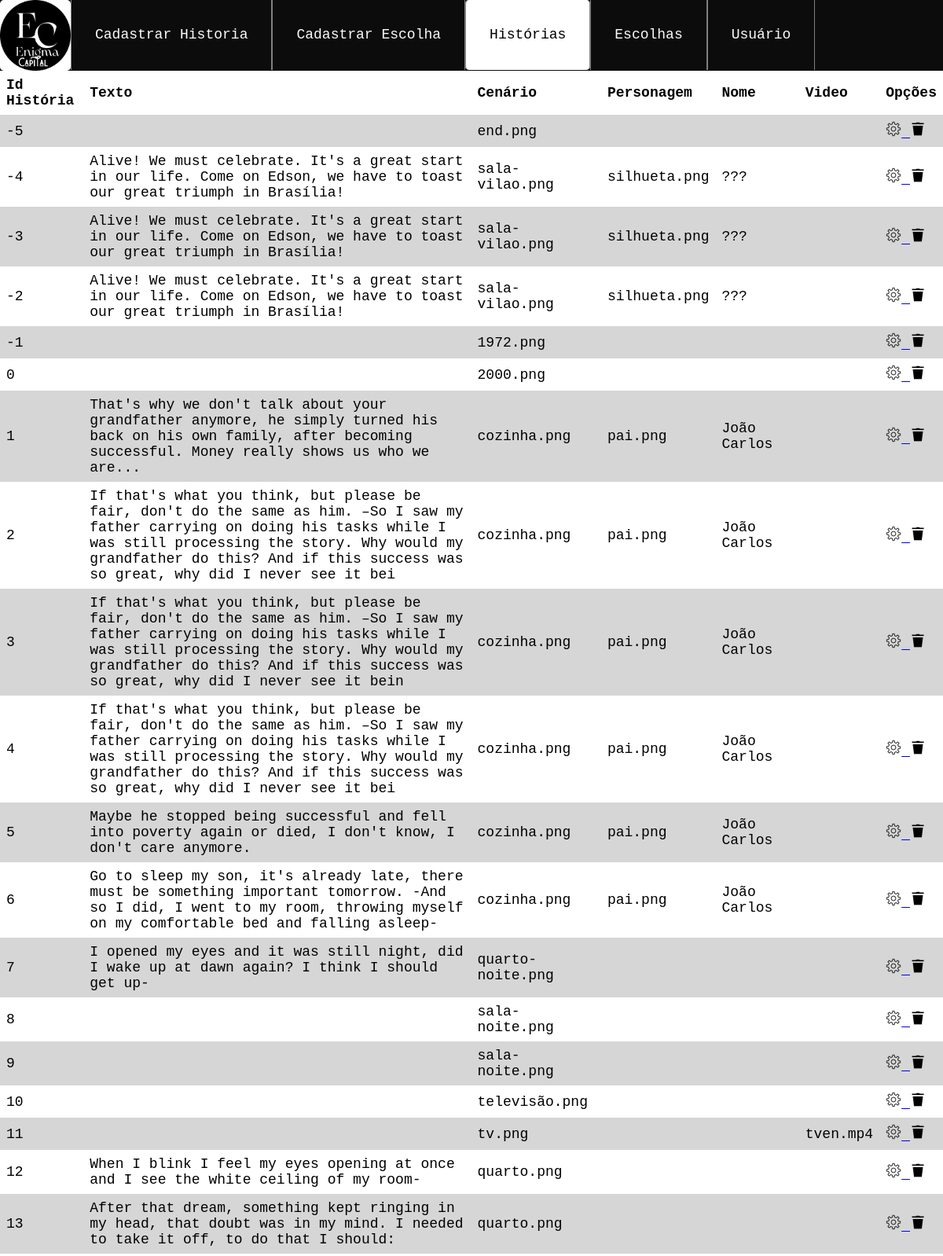
Page /crud/listarHen.php (upper part) on the committed database.
### tables this page shows
CREATE TABLE IF NOT EXISTS `historiaen` (
  `id_historia` int NOT NULL,
  `texto` varchar(255) DEFAULT NULL,
  `cenario` varchar(255) NOT NULL,
  `personagem` varchar(255) NOT NULL,
  `musica` varchar(255) NOT NULL,
  `nome` varchar(255) NOT NULL,
  `video` varchar(255) NOT NULL,
  `animacao` int NOT NULL,
  PRIMARY KEY (`id_historia`)
);

### crud/listarHen.php (the view, shortened to what this page needs)
<!DOCTYPE html>
<html lang="pt-br">
<head>
  <link rel="stylesheet" href="../css/navbar.css">
  <link rel="stylesheet" href="../css/form.css">
  <link rel="stylesheet" href="../css/listar.css">
</head>
<body>
  <?php require_once "navbar.php";
  include("../conecta.php");
  $sql = "SELECT * FROM historiaen";
  $resultado = mysqli_query($conexao, $sql);
  $lang = 2;
  echo ' <div class="table">
  <table>
    <tr>
    <strong>
      <th scope="col">Id História</th>
      <th scope="col">Texto</th>
      <th scope="col">Cenário</th>
      <th scope="col">Personagem</th>
      <th scope="col">Nome</th>
      <th scope="col">Video</th>
      <th scope="col">Opções</th>
    </strong>
    </tr>';
  while ($dados = mysqli_fetch_assoc($resultado)) {
    echo "<td> " . $dados['id_historia'] . " </td>";
    echo "<td> " . $dados['texto'] . "</td>";
    echo "<td>" . $dados['cenario'] . "</td>";
    echo "<td>" . $dados['personagem'] . "</td>";
    echo "<td>" . $dados['nome'] . "</td>";
    echo "<td>" . $dados['video'] . "</td>";
    echo "<td><a href='../crud/editarH.php?id_historia=" . $dados['id_historia'] . "&lang=" . $lang . "'>" . "<img src='../img/settings.png' widht='20' height='20'" . "</a>";
    echo " <a href='../crud/excluirHistoria.php?id_historia=" . $dados['id_historia'] . "'>" . "<img src='../img/lixeira.png' widht='20' height='20'" . "</a></td>";
  }
  echo '</table>
</div>';
  ?>
</body>
</html>

### css/navbar.css (style rules this page uses)
* { margin: 0; padding: 0; box-sizing: border-box; font-family: Mono, monospace; }

### css/form.css (style rules this page uses)
* { font-size: large; }

### css/listar.css (style rules this page uses)
table { font-family: arial, sans-serif; border-collapse: collapse; width: 100%; }
td, th { text-align: left; padding: 8px; }

### rows in the picture
historiaen: id_historia "-5", cenario "end.png"
historiaen: id_historia "-4", texto "Alive! We must celebrate. It's a great start in our life. Come on Edson, we have to toast our great triumph in Brasília!", cenario "sala-vilao.png", personagem "silhueta.png", nome "???"
historiaen: id_historia "-3", texto "Alive! We must celebrate. It's a great start in our life. Come on Edson, we have to toast our great triumph in Brasília!", cenario "sala-vilao.png", personagem "silhueta.png", nome "???"
historiaen: id_historia "-2", texto "Alive! We must celebrate. It's a great start in our life. Come on Edson, we have to toast our great triumph in Brasília!", cenario "sala-vilao.png", personagem "silhueta.png", nome "???"
historiaen: id_historia "-1", cenario "1972.png"
historiaen: id_historia "0", cenario "2000.png"
historiaen: id_historia "1", texto "That's why we don't talk about your grandfather anymore, he simply turned his back on his own family, after becoming successful. Money really shows us who we are...", cenario "cozinha.png", personagem "pai.png", nome "João Carlos"
historiaen: id_historia "2", texto "If that's what you think, but please be fair, don't do the same as him. –So I saw my father carrying on doing his tasks while I was still processing the story. Why would my grandfather do this? And if this success was so great, why did I never see it bei", cenario "cozinha.png", personagem "pai.png", nome "João Carlos"
historiaen: id_historia "3", texto "If that's what you think, but please be fair, don't do the same as him. –So I saw my father carrying on doing his tasks while I was still processing the story. Why would my grandfather do this? And if this success was so great, why did I never see it bein", cenario "cozinha.png", personagem "pai.png", nome "João Carlos"
historiaen: id_historia "4", texto "If that's what you think, but please be fair, don't do the same as him. –So I saw my father carrying on doing his tasks while I was still processing the story. Why would my grandfather do this? And if this success was so great, why did I never see it bei", cenario "cozinha.png", personagem "pai.png", nome "João Carlos"
historiaen: id_historia "5", texto "Maybe he stopped being successful and fell into poverty again or died, I don't know, I don't care anymore.", cenario "cozinha.png", personagem "pai.png", nome "João Carlos"
historiaen: id_historia "6", texto "Go to sleep my son, it's already late, there must be something important tomorrow. -And so I did, I went to my room, throwing myself on my comfortable bed and falling asleep-", cenario "cozinha.png", personagem "pai.png", nome "João Carlos"
historiaen: id_historia "7", texto "I opened my eyes and it was still night, did I wake up at dawn again? I think I should get up-", cenario "quarto-noite.png"
historiaen: id_historia "8", cenario "sala-noite.png"
historiaen: id_historia "9", cenario "sala-noite.png"
historiaen: id_historia "10", cenario "televisão.png"
historiaen: id_historia "11", cenario "tv.png", video "tven.mp4"
historiaen: id_historia "12", texto "When I blink I feel my eyes opening at once and I see the white ceiling of my room-", cenario "quarto.png"
historiaen: id_historia "13", texto "After that dream, something kept ringing in my head, that doubt was in my mind. I needed to take it off, to do that I should:", cenario "quarto.png"
